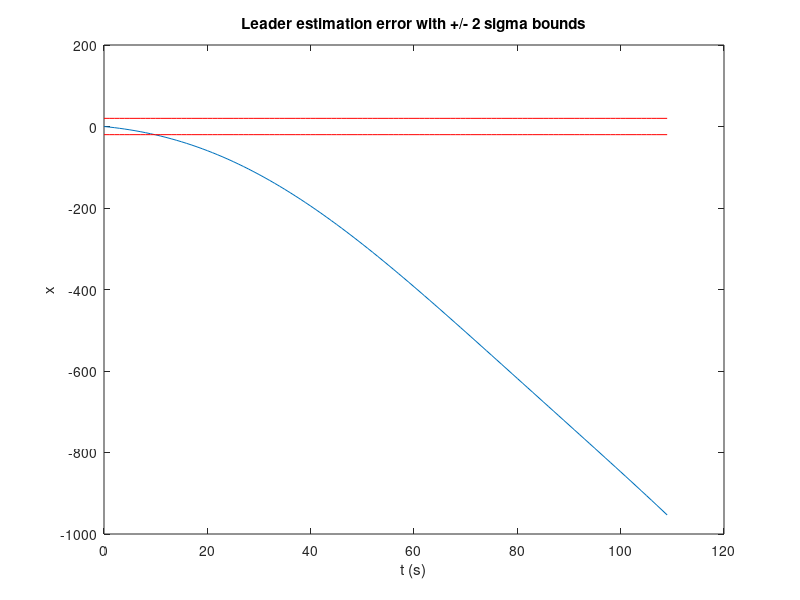
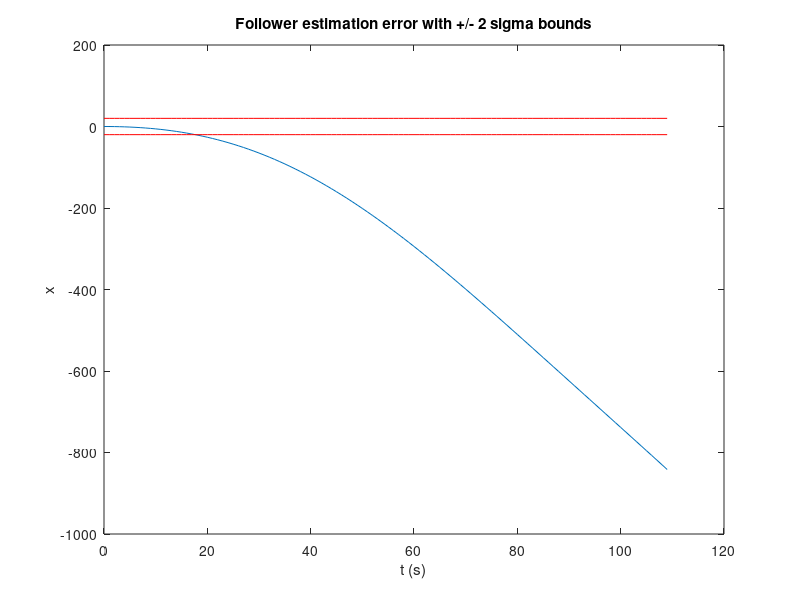

Source code (MATLAB) for these figures, in order:
%Cooperative state estimation based on Covariance Intersection
%template file to be completed
clear
clc
close all
load dataset_CIF.mat;

%Uncomment the two following lines for an accurate leader position
%To be used for question 5
%data.x_l = data.x_l_ref + randn(110,1)*0.1;
%data.x_l_std = 0.1;

nepoch=length(data.t);

results = struct();
results.X_l = zeros(nepoch,1);
results.X_f = zeros(nepoch,1);
results.P_l = ones(nepoch,1)*100;
results.P_f = ones(nepoch,1)*100;

X_l = data.x_l_ref(1);
X_f = data.x_f_ref(1);
P_l = 100;
P_f = 100;

%The two filters are implemented in the same loop
%So, every step has to be duplicated for every vehicle
for i=1:nepoch
    % measurement updates 
    %...
    
    % Storage (corresponds to the output of the filter)
    results.X_l(i) = X_l;
    results.X_f(i) = X_f;
    results.P_l(i) = P_l;
    results.P_f(i) = P_f;
    
    % time updates (prediction)
    %...
    
end

% Errors display with +/- 2 sigma bounds
figure;
plot(data.t, results.X_l-data.x_l_ref);zoom on;hold on;
plot(data.t, 2*sqrt( results.P_l),'r'); plot(data.t,-2*sqrt( results.P_l),'r'); ylabel('x');
xlabel('t (s)');
title('Leader estimation error with +/- 2 sigma bounds');

figure;
plot(data.t, results.X_f-data.x_f_ref);zoom on;hold on;
plot(data.t,2*sqrt( results.P_f),'r');plot(data.t,-2*sqrt( results.P_f),'r');ylabel('x');
xlabel('t (s)');
title('Follower estimation error with +/- 2 sigma bounds');
  
disp(['Leader mean square error: ', num2str(sqrt(mean( (results.X_l-data.x_l_ref).^2 )))]);
disp(['Follower mean square error: ', num2str(sqrt(mean( (results.X_f-data.x_f_ref).^2 )))]);

disp(['Leader consistency: ', num2str(mean( (results.X_l-data.x_l_ref)./results.P_l.*(results.X_l-data.x_l_ref) < 3.841 ))]);
disp(['Follower consistency: ', num2str(mean( (results.X_f-data.x_f_ref)./results.P_f.*(results.X_f-data.x_f_ref) < 3.841 ))]);
